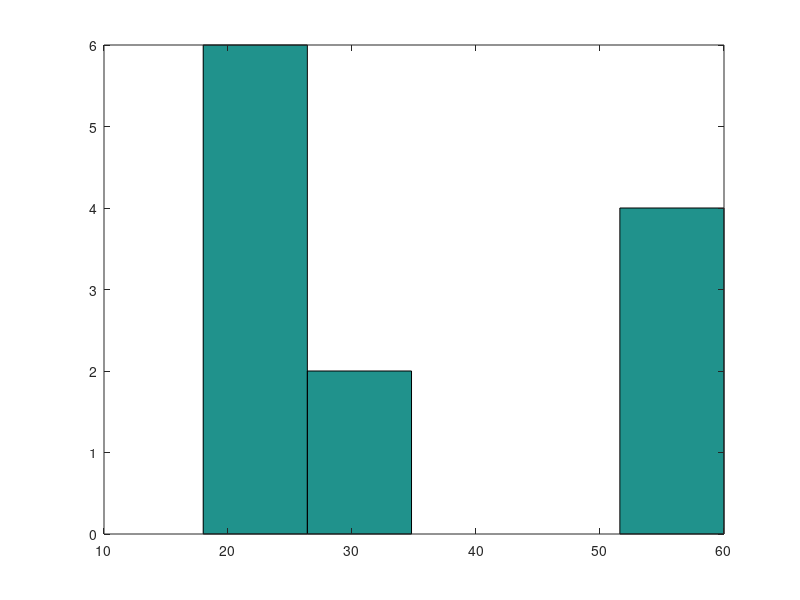

MATLAB code to generate this figure: (Note: this script raises an error after producing the figure.)
qo = 1:4;
qa = 7:9;
ql = 13:14;

iterations = 10000;

v_age = [21 24 24 19 55 18 20 60 49 60 29 29 60 45]; % all participants
participants = [1 2 3 4 5 6 7 8 10 11 12 13]; % participants that I was able to get the questionnaire data from

v_participants = v_age(participants); % ages of participants that had the questionnaire data available

hist(v_participants, 5); % plot age

% get from questionnaires
addpath('getData\'); addpath('statistics\'); addpath('figures\');
[statArray, dynArray] = get_questionnaire_data();

% divide by age
stat_y = statArray(:, :, v_participants < 40);
stat_o = statArray(:, :, v_participants > 40);

dyn_y = dynArray(:, :, v_participants < 40);
dyn_o = dynArray(:, :, v_participants > 40);

% divide by groups
statLow = find(mean(squeeze(statArray(qo, 1, :))) <= 3);
statMed = find(mean(squeeze(statArray(qo, 1, :))) > 3 & mean(squeeze(statArray(qo, 1, :))) < 5);
statHig = find(mean(squeeze(statArray(qo, 1, :))) >= 5);

dynLow = find(mean(squeeze(dynArray(qo, 1, :))) <= 3);
dynMed = find(mean(squeeze(dynArray(qo, 1, :))) > 3 & mean(squeeze(dynArray(qo, 1, :))) < 5);
dynHig = find(mean(squeeze(dynArray(qo, 1, :))) >= 5);

%% STATIC

% statistical analyses
permOwn_all = permutationAnalysis(10000, ...
    reshape(squeeze(statArray(qo, 1, :)), 1, 4*12), ...
    reshape(squeeze(statArray(qo, 2, :)), 1, 4*12)); % ownership

[~,ksOwn_all] = kstest2(reshape(squeeze(statArray(qo, 1, :)), 1, 4*12), ...
    reshape(squeeze(statArray(qo, 2, :)), 1, 4*12)); % ownership

% groups analysis
[r,pcorr] = corrcoef(mean(squeeze(statArray(qo, 1, :))), ...
    mean(squeeze(statArray(qo, 2, :))));

permGroups = permutation_byGroups(10000, statLow, statMed, statHig, ...
    squeeze(statArray(qo, 1, :)), ...
    squeeze(statArray(qo, 2, :)));

% age analysis
permOwn_y = permutationAnalysis_diffSize(10000, ...
    reshape(squeeze(stat_y(qo, 1, :)), 1, 4*8), ...
    reshape(squeeze(stat_y(qo, 2, :)), 1, 4*8));

permOwn_o = permutationAnalysis_diffSize(10000, ...
    reshape(squeeze(stat_o(qo, 1, :)), 1, 4*4), ...
    reshape(squeeze(stat_o(qo, 2, :)), 1, 4*4));

permOwn_agebas = permutationAnalysis_diffSize(10000, ... % basal dynamic age
    reshape(squeeze(stat_y(qo, 1, :)), 1, 4*8), ...
    reshape(squeeze(stat_o(qo, 1, :)), 1, 4*4));

permOwn_ageman = permutationAnalysis_diffSize(10000, ... % discon dynamic age
    reshape(squeeze(stat_y(qo, 2, :)), 1, 4*8), ...
    reshape(squeeze(stat_o(qo, 2, :)), 1, 4*4));

[~,ksOwn_y] = kstest2(reshape(squeeze(stat_y(qo, 1, :)), 1, 4*8), ...
    reshape(squeeze(stat_y(qo, 2, :)), 1, 4*8));

[~,ksOwn_o] = kstest2(reshape(squeeze(stat_o(qo, 1, :)), 1, 4*4), ...
    reshape(squeeze(stat_o(qo, 2, :)), 1, 4*4));

% plot the figures
fig_mean_distributions(1, ...                               % all_questionnaire
    reshape(squeeze(statArray(qo, 1, :)), 1, 4*12), ...
    reshape(squeeze(statArray(qo, 2, :)), 1, 4*12), 6);

fig = figure(2); clf;                                       %  correlation
set(fig, 'units', 'centimeters', 'position', [5 5 9.0 9.0]);
plot(mean(squeeze(statArray(qo, 1, :))), ...
    mean(squeeze(statArray(qo, 2, :))), 'ok'); hold on,
line([0 8], [0 8]);
xlim([0.5 7.5]);  ylim([0.5 7.5]);
xlabel('static basal');
ylabel('static discontinuous');

fig_mean_distributions(3, reshape(squeeze(stat_y(qo, 1, :)), 1, 4*8), ... % under 40
    reshape(squeeze(stat_y(qo, 2, :)), 1, 4*8), 6);

fig_mean_distributions(4, reshape(squeeze(stat_o(qo, 1, :)), 1, 4*4), ... % over 40
    reshape(squeeze(stat_o(qo, 2, :)), 1, 4*4), 6);

fig_mean_distributions(5, reshape(squeeze(stat_y(qo, 1, :)), 1, 4*8), ... % basal dynamic age
    reshape(squeeze(stat_o(qo, 1, :)), 1, 4*4), 6);

fig_mean_distributions(6, reshape(squeeze(stat_y(qo, 2, :)), 1, 4*8), ... % discon dynamic age
    reshape(squeeze(stat_o(qo, 2, :)), 1, 4*4), 6);


%% BASAL (STATIC - DYNAMIC)

% statistical analyses
permOwn_all = permutationAnalysis(10000, ...
    reshape(squeeze(statArray(qo, 1, :)), 1, 4*12), ...
    reshape(squeeze(dynArray(qo, 1, :)), 1, 4*12)); % ownership

[~,ksOwn_all] = kstest2(reshape(squeeze(statArray(qo, 1, :)), 1, 4*12), ...
    reshape(squeeze(dynArray(qo, 1, :)), 1, 4*12)); % ownership

% groups analysis
[r,pcorr] = corrcoef(mean(squeeze(statArray(qo, 1, :))), ...
    mean(squeeze(dynArray(qo, 1, :))));

permGroups = permutation_byGroups(10000, statLow, statMed, statHig, ...
    squeeze(statArray(qo, 1, :)), ...
    squeeze(dynArray(qo, 1, :)));

% age analysis
permOwn_y = permutationAnalysis_diffSize(10000, ... % under 40
    reshape(squeeze(stat_y(qo, 1, :)), 1, 4*8), ...
    reshape(squeeze(dyn_y(qo, 1, :)), 1, 4*8));

permOwn_o = permutationAnalysis_diffSize(10000, ... % over 40
    reshape(squeeze(stat_o(qo, 1, :)), 1, 4*4), ...
    reshape(squeeze(dyn_o(qo, 1, :)), 1, 4*4));

[~,ksOwn_y] = kstest2(reshape(squeeze(stat_y(qo, 1, :)), 1, 4*8), ... % under 40
    reshape(squeeze(dyn_y(qo, 1, :)), 1, 4*8));

[~,ksOwn_o] = kstest2(reshape(squeeze(stat_o(qo, 1, :)), 1, 4*4), ... % over 40
    reshape(squeeze(dyn_o(qo, 1, :)), 1, 4*4));

% plot the figures
fig_mean_distributions(1, ...                               % all_questionnaire
    reshape(squeeze(statArray(qo, 1, :)), 1, 4*12), ...
    reshape(squeeze(dynArray(qo, 1, :)), 1, 4*12), 6);

fig = figure(2); clf;                                       %  correlation
set(fig, 'units', 'centimeters', 'position', [5 5 9.0 9.0]);
plot(mean(squeeze(statArray(qo, 1, :))), ...
    mean(squeeze(dynArray(qo, 1, :))), 'ok'); hold on,
line([0 8], [0 8]);
xlim([0.5 7.5]);  ylim([0.5 7.5]);

fig_mean_distributions(3, reshape(squeeze(stat_y(qo, 1, :)), 1, 4*8), ... % under 40
    reshape(squeeze(dyn_y(qo, 1, :)), 1, 4*8), 6);

fig_mean_distributions(4, reshape(squeeze(stat_o(qo, 1, :)), 1, 4*4), ... % over 40
    reshape(squeeze(dyn_o(qo, 1, :)), 1, 4*4), 6);


%% DYNAMIC - DISCONTINUITY

% statistical analyses
permOwn_all = permutationAnalysis(10000, ...
    reshape(squeeze(dynArray(qo, 1, :)), 1, 4*12), ...
    reshape(squeeze(dynArray(qo, 2, :)), 1, 4*12)); % ownership

[~,ksOwn_all] = kstest2(...
    reshape(squeeze(dynArray(qo, 1, :)), 1, 4*12), ...
    reshape(squeeze(dynArray(qo, 2, :)), 1, 4*12)); % ownership

permAgn_all = permutationAnalysis(10000, ...
    reshape(squeeze(dynArray(qa, 1, :)), 1, 3*12), ...
    reshape(squeeze(dynArray(qa, 2, :)), 1, 3*12)); % ownership

[~,ksAgn_all] = kstest2(...
    reshape(squeeze(dynArray(qa, 1, :)), 1, 3*12), ...
    reshape(squeeze(dynArray(qa, 2, :)), 1, 3*12)); % ownership

% groups analysis
[r,pcorr] = corrcoef(mean(squeeze(dynArray(qo, 1, :))), ...
    mean(squeeze(dynArray(qo, 2, :))));

permGroups = permutation_byGroups(10000, dynLow, dynMed, dynHig, ...
    squeeze(dynArray(qo, 1, :)), ...
    squeeze(dynArray(qo, 2, :)));

% age analysis
permOwn_y = permutationAnalysis_diffSize(10000, ...                     % under 40
    reshape(squeeze(dyn_y(qo, 1, :)), 1, 4*8), ...
    reshape(squeeze(dyn_y(qo, 2, :)), 1, 4*8));

permOwn_o = permutationAnalysis_diffSize(10000, ... % over 40
    reshape(squeeze(dyn_o(qo, 1, :)), 1, 4*4), ...
    reshape(squeeze(dyn_o(qo, 2, :)), 1, 4*4));

permOwn_agebas = permutationAnalysis_diffSize(10000, ... % basal dynamic age
    reshape(squeeze(dyn_y(qo, 1, :)), 1, 4*8), ...
    reshape(squeeze(dyn_o(qo, 1, :)), 1, 4*4));

permOwn_ageman = permutationAnalysis_diffSize(10000, ... % discon dynamic age
    reshape(squeeze(dyn_y(qo, 2, :)), 1, 4*8), ...
    reshape(squeeze(dyn_o(qo, 2, :)), 1, 4*4));

[~,ksOwn_y] = kstest2(reshape(squeeze(dyn_y(qo, 1, :)), 1, 4*8), ... % under 40
    reshape(squeeze(dyn_y(qo, 2, :)), 1, 4*8));

[~,ksOwn_o] = kstest2(reshape(squeeze(dyn_o(qo, 1, :)), 1, 4*4), ... % over 40
    reshape(squeeze(dyn_o(qo, 2, :)), 1, 4*4));

[~,ksOwn_agebas] = kstest2(reshape(squeeze(dyn_y(qo, 1, :)), 1, 4*8), ... % basal dynamic age
    reshape(squeeze(dyn_o(qo, 1, :)), 1, 4*4));

[~,ksOwn_ageman] = kstest2(reshape(squeeze(dyn_y(qo, 2, :)), 1, 4*8), ... % discon dynamic age
    reshape(squeeze(dyn_o(qo, 2, :)), 1, 4*4));

% plot the figures
fig_mean_distributions(1, ...                               % all_questionnaire
    reshape(squeeze(dynArray(qo, 1, :)), 1, 4*12), ...
    reshape(squeeze(dynArray(qo, 2, :)), 1, 4*12), 6);

fig = figure(2); clf;                                       %  correlation
set(fig, 'units', 'centimeters', 'position', [5 5 9.0 9.0]);
plot(mean(squeeze(dynArray(qo, 1, :))), ...
    mean(squeeze(dynArray(qo, 2, :))), 'ok'); hold on,
line([0 8], [0 8]);
xlim([0.5 7.5]);  ylim([0.5 7.5]);

fig_mean_distributions(3, reshape(squeeze(dyn_y(qo, 1, :)), 1, 4*8), ... % under 40
    reshape(squeeze(dyn_y(qo, 2, :)), 1, 4*8), 6);

fig_mean_distributions(4, reshape(squeeze(dyn_o(qo, 1, :)), 1, 4*4), ... % over 40
    reshape(squeeze(dyn_o(qo, 2, :)), 1, 4*4), 6);

fig_mean_distributions(5, reshape(squeeze(dyn_y(qo, 1, :)), 1, 4*8), ... % basal dynamic age
    reshape(squeeze(dyn_o(qo, 1, :)), 1, 4*4), 6);

fig_mean_distributions(6, reshape(squeeze(dyn_y(qo, 2, :)), 1, 4*8), ... % discon dynamic age
    reshape(squeeze(dyn_o(qo, 2, :)), 1, 4*4), 6);

%% Discontinuous (STATIC - DYNAMIC)

% statistical analyses
permOwn_all = permutationAnalysis(10000, ...
    reshape(squeeze(statArray(qo, 2, :)), 1, 4*12), ...
    reshape(squeeze(dynArray(qo, 2, :)), 1, 4*12)); % ownership

[~,ksOwn_all] = kstest2(...
    reshape(squeeze(statArray(qo, 2, :)), 1, 4*12), ...
    reshape(squeeze(dynArray(qo, 2, :)), 1, 4*12)); % ownership

permAgn_all = permutationAnalysis(10000, ...
    reshape(squeeze(statArray(qa, 2, :)), 1, 3*12), ...
    reshape(squeeze(dynArray(qa, 2, :)), 1, 3*12)); % agency

[~,ksAgn_all] = kstest2(...
    reshape(squeeze(statArray(qa, 2, :)), 1, 3*12), ...
    reshape(squeeze(dynArray(qa, 2, :)), 1, 3*12)); % agency

% groups analysis
[r,pcorr] = corrcoef(mean(squeeze(statArray(qo, 2, :))), ...
    mean(squeeze(dynArray(qo, 2, :))));

permGroups = permutation_byGroups(10000, statLow, statMed, statHig, ...
    squeeze(statArray(qo, 2, :)), ...
    squeeze(dynArray(qo, 2, :)));

% age analysis
permOwn_y = permutationAnalysis_diffSize(10000, ... % under 40
    reshape(squeeze(stat_y(qo, 2, :)), 1, 4*8), ...
    reshape(squeeze(dyn_y(qo, 2, :)), 1, 4*8));

permOwn_o = permutationAnalysis_diffSize(10000, ... % over 40
    reshape(squeeze(stat_o(qo, 2, :)), 1, 4*4), ...
    reshape(squeeze(dyn_o(qo, 2, :)), 1, 4*4));

[~,ksOwn_y] = kstest2(reshape(squeeze(stat_y(qo, 2, :)), 1, 4*8), ... % under 40
    reshape(squeeze(dyn_y(qo, 2, :)), 1, 4*8));

[~,ksOwn_o] = kstest2(reshape(squeeze(stat_o(qo, 2, :)), 1, 4*4), ... % over 40
    reshape(squeeze(dyn_o(qo, 2, :)), 1, 4*4));

% plot the figures
fig_mean_distributions(1, ...                               % all_questionnaire
    reshape(squeeze(statArray(qo, 2, :)), 1, 4*12), ...
    reshape(squeeze(dynArray(qo, 2, :)), 1, 4*12), 6);

fig = figure(2); clf;                                       %  correlation
set(fig, 'units', 'centimeters', 'position', [5 5 9.0 9.0]);
plot(mean(squeeze(statArray(qo, 2, :))), ...
    mean(squeeze(dynArray(qo, 2, :))), 'ok'); hold on,
line([0 8], [0 8]);
xlim([0.5 7.5]);  ylim([0.5 7.5]);

fig_mean_distributions(3, reshape(squeeze(stat_y(qo, 2, :)), 1, 4*8), ... % under 40
    reshape(squeeze(dyn_y(qo, 2, :)), 1, 4*8), 6);

fig_mean_distributions(4, reshape(squeeze(stat_o(qo, 2, :)), 1, 4*4), ... % over 40
    reshape(squeeze(dyn_o(qo, 2, :)), 1, 4*4), 6);



%% DYNAMIC - NOISE Action

% statistical analyses
permOwn_all = permutationAnalysis(10000, ...
    reshape(squeeze(dynArray(qo, 1, :)), 1, 4*12), ...
    reshape(squeeze(dynArray(qo, 3, :)), 1, 4*12)); % ownership

[~,ksOwn_all] = kstest2(reshape(squeeze(dynArray(qo, 1, :)), 1, 4*12), ...
    reshape(squeeze(dynArray(qo, 3, :)), 1, 4*12)); % ownership

% groups analysis
[r,pcorr] = corrcoef(mean(squeeze(dynArray(qo, 1, :))), ...
    mean(squeeze(dynArray(qo, 3, :))));

permGroups = permutation_byGroups(10000, dynLow, dynMed, dynHig, ...
    squeeze(dynArray(qo, 1, :)), ...
    squeeze(dynArray(qo, 3, :)));

% age analysis
permOwn_y = permutationAnalysis_diffSize(10000, ... % under 40
    reshape(squeeze(dyn_y(qo, 1, :)), 1, 4*8), ...
    reshape(squeeze(dyn_y(qo, 3, :)), 1, 4*8));

permOwn_o = permutationAnalysis_diffSize(10000, ... % over 40
    reshape(squeeze(dyn_o(qo, 1, :)), 1, 4*4), ...
    reshape(squeeze(dyn_o(qo, 3, :)), 1, 4*4));

permOwn_agebas = permutationAnalysis_diffSize(10000, ... % basal dynamic age
    reshape(squeeze(dyn_y(qo, 1, :)), 1, 4*8), ...
    reshape(squeeze(dyn_o(qo, 1, :)), 1, 4*4));

permOwn_ageman = permutationAnalysis_diffSize(10000, ... % discon dynamic age
    reshape(squeeze(dyn_y(qo, 3, :)), 1, 4*8), ...
    reshape(squeeze(dyn_o(qo, 3, :)), 1, 4*4));

[~,ksOwn_y] = kstest2(reshape(squeeze(dyn_y(qo, 1, :)), 1, 4*8), ... % under 40
    reshape(squeeze(dyn_y(qo, 3, :)), 1, 4*8));

[~,ksOwn_o] = kstest2(reshape(squeeze(dyn_o(qo, 1, :)), 1, 4*4), ... % over 40
    reshape(squeeze(dyn_o(qo, 3, :)), 1, 4*4));

[~,ksOwn_agebas] = kstest2(reshape(squeeze(dyn_y(qo, 1, :)), 1, 4*8), ... % basal dynamic age
    reshape(squeeze(dyn_o(qo, 1, :)), 1, 4*4));

[~,ksOwn_ageman] = kstest2(reshape(squeeze(dyn_y(qo, 3, :)), 1, 4*8), ... % discon dynamic age
    reshape(squeeze(dyn_o(qo, 3, :)), 1, 4*4));

% plot the figures
fig_mean_distributions(1, ...                               % all_questionnaire
    reshape(squeeze(dynArray(qo, 1, :)), 1, 4*12), ...
    reshape(squeeze(dynArray(qo, 3, :)), 1, 4*12), 6);

fig = figure(2); clf;                                       %  correlation
set(fig, 'units', 'centimeters', 'position', [5 5 9.0 9.0]);
plot(mean(squeeze(dynArray(qo, 1, :))), ...
    mean(squeeze(dynArray(qo, 3, :))), 'ok'); hold on,
line([0 8], [0 8]);
xlim([0.5 7.5]);  ylim([0.5 7.5]);

fig_mean_distributions(3, reshape(squeeze(dyn_y(qo, 1, :)), 1, 4*8), ... % under 40
    reshape(squeeze(dyn_y(qo, 3, :)), 1, 4*8), 6);

fig_mean_distributions(4, reshape(squeeze(dyn_o(qo, 1, :)), 1, 4*4), ... % over 40
    reshape(squeeze(dyn_o(qo, 3, :)), 1, 4*4), 6);

fig_mean_distributions(5, reshape(squeeze(dyn_y(qo, 1, :)), 1, 4*8), ... % basal dynamic age
    reshape(squeeze(dyn_o(qo, 1, :)), 1, 4*4), 6);

fig_mean_distributions(6, reshape(squeeze(dyn_y(qo, 3, :)), 1, 4*8), ... % discon dynamic age
    reshape(squeeze(dyn_o(qo, 3, :)), 1, 4*4), 6);


%% DYNAMIC - NOISE Outcome

% statistical analyses
permOwn_all = permutationAnalysis(10000, ...
    reshape(squeeze(dynArray(qo, 1, :)), 1, 4*12), ...
    reshape(squeeze(dynArray(qo, 5, :)), 1, 4*12)); % ownership

[~,ksOwn_all] = kstest2(reshape(squeeze(dynArray(qo, 1, :)), 1, 4*12), ...
    reshape(squeeze(dynArray(qo, 5, :)), 1, 4*12)); % ownership

% groups analysis
[r,pcorr] = corrcoef(mean(squeeze(dynArray(qo, 1, :))), ...
    mean(squeeze(dynArray(qo, 5, :))));

permGroups = permutation_byGroups(10000, dynLow, dynMed, dynHig, ...
    squeeze(dynArray(qo, 1, :)), ...
    squeeze(dynArray(qo, 5, :)));

% age analysis
permOwn_y = permutationAnalysis_diffSize(10000, ... % under 40
    reshape(squeeze(dyn_y(qo, 1, :)), 1, 4*8), ...
    reshape(squeeze(dyn_y(qo, 5, :)), 1, 4*8));

permOwn_o = permutationAnalysis_diffSize(10000, ... % over 40
    reshape(squeeze(dyn_o(qo, 1, :)), 1, 4*4), ...
    reshape(squeeze(dyn_o(qo, 5, :)), 1, 4*4));

permOwn_agebas = permutationAnalysis_diffSize(10000, ... % basal dynamic age
    reshape(squeeze(dyn_y(qo, 1, :)), 1, 4*8), ...
    reshape(squeeze(dyn_o(qo, 1, :)), 1, 4*4));

permOwn_ageman = permutationAnalysis_diffSize(10000, ... % discon dynamic age
    reshape(squeeze(dyn_y(qo, 5, :)), 1, 4*8), ...
    reshape(squeeze(dyn_o(qo, 5, :)), 1, 4*4));

[~,ksOwn_y] = kstest2(reshape(squeeze(dyn_y(qo, 1, :)), 1, 4*8), ... % under 40
    reshape(squeeze(dyn_y(qo, 5, :)), 1, 4*8));

[~,ksOwn_o] = kstest2(reshape(squeeze(dyn_o(qo, 1, :)), 1, 4*4), ... % over 40
    reshape(squeeze(dyn_o(qo, 5, :)), 1, 4*4));

[~,ksOwn_agebas] = kstest2(reshape(squeeze(dyn_y(qo, 1, :)), 1, 4*8), ... % basal dynamic age
    reshape(squeeze(dyn_o(qo, 1, :)), 1, 4*4));

[~,ksOwn_ageman] = kstest2(reshape(squeeze(dyn_y(qo, 5, :)), 1, 4*8), ... % discon dynamic age
    reshape(squeeze(dyn_o(qo, 5, :)), 1, 4*4));

% plot the figures
fig_mean_distributions(1, ...                               % all_questionnaire
    reshape(squeeze(dynArray(qo, 1, :)), 1, 4*12), ...
    reshape(squeeze(dynArray(qo, 5, :)), 1, 4*12), 6);

fig = figure(2); clf;                                       %  correlation
set(fig, 'units', 'centimeters', 'position', [5 5 9.0 9.0]);
plot(mean(squeeze(dynArray(qo, 1, :))), ...
    mean(squeeze(dynArray(qo, 5, :))), 'ok'); hold on,
line([0 8], [0 8]);
xlim([0.5 7.5]);  ylim([0.5 7.5]);

fig_mean_distributions(3, reshape(squeeze(dyn_y(qo, 1, :)), 1, 4*8), ... % under 40
    reshape(squeeze(dyn_y(qo, 5, :)), 1, 4*8), 6);

fig_mean_distributions(4, reshape(squeeze(dyn_o(qo, 1, :)), 1, 4*4), ... % over 40
    reshape(squeeze(dyn_o(qo, 5, :)), 1, 4*4), 6);

fig_mean_distributions(5, reshape(squeeze(dyn_y(qo, 1, :)), 1, 4*8), ... % basal dynamic age
    reshape(squeeze(dyn_o(qo, 1, :)), 1, 4*4), 6);

fig_mean_distributions(6, reshape(squeeze(dyn_y(qo, 5, :)), 1, 4*8), ... % discon dynamic age
    reshape(squeeze(dyn_o(qo, 5, :)), 1, 4*4), 6);


%% DYNAMIC - NOISE Outcome + action

% statistical analyses
permOwn_all = permutationAnalysis(10000, ...
    reshape(squeeze(dynArray(qo, 1, :)), 1, 4*12), ...
    reshape(squeeze(dynArray(qo, 6, :)), 1, 4*12)); % ownership

[~,ksOwn_all] = kstest2(reshape(squeeze(dynArray(qo, 1, :)), 1, 4*12), ...
    reshape(squeeze(dynArray(qo, 6, :)), 1, 4*12)); % ownership

% groups analysis
[r,pcorr] = corrcoef(mean(squeeze(dynArray(qo, 1, :))), ...
    mean(squeeze(dynArray(qo, 6, :))));

permGroups = permutation_byGroups(10000, dynLow, dynMed, dynHig, ...
    squeeze(dynArray(qo, 1, :)), ...
    squeeze(dynArray(qo, 6, :)));

% age analysis
permOwn_y = permutationAnalysis_diffSize(10000, ... % under 40
    reshape(squeeze(dyn_y(qo, 1, :)), 1, 4*8), ...
    reshape(squeeze(dyn_y(qo, 6, :)), 1, 4*8));

permOwn_o = permutationAnalysis_diffSize(10000, ... % over 40
    reshape(squeeze(dyn_o(qo, 1, :)), 1, 4*4), ...
    reshape(squeeze(dyn_o(qo, 6, :)), 1, 4*4));

permOwn_agebas = permutationAnalysis_diffSize(10000, ... % basal dynamic age
    reshape(squeeze(dyn_y(qo, 1, :)), 1, 4*8), ...
    reshape(squeeze(dyn_o(qo, 1, :)), 1, 4*4));

permOwn_ageman = permutationAnalysis_diffSize(10000, ... % discon dynamic age
    reshape(squeeze(dyn_y(qo, 6, :)), 1, 4*8), ...
    reshape(squeeze(dyn_o(qo, 6, :)), 1, 4*4));

[~,ksOwn_y] = kstest2(reshape(squeeze(dyn_y(qo, 1, :)), 1, 4*8), ... % under 40
    reshape(squeeze(dyn_y(qo, 6, :)), 1, 4*8));

[~,ksOwn_o] = kstest2(reshape(squeeze(dyn_o(qo, 1, :)), 1, 4*4), ... % over 40
    reshape(squeeze(dyn_o(qo, 6, :)), 1, 4*4));

[~,ksOwn_agebas] = kstest2(reshape(squeeze(dyn_y(qo, 1, :)), 1, 4*8), ... % basal dynamic age
    reshape(squeeze(dyn_o(qo, 1, :)), 1, 4*4));

[~,ksOwn_ageman] = kstest2(reshape(squeeze(dyn_y(qo, 6, :)), 1, 4*8), ... % discon dynamic age
    reshape(squeeze(dyn_o(qo, 6, :)), 1, 4*4));

% plot the figures
fig_mean_distributions(1, ...                               % all_questionnaire
    reshape(squeeze(dynArray(qo, 1, :)), 1, 4*12), ...
    reshape(squeeze(dynArray(qo, 6, :)), 1, 4*12), 6);

fig = figure(2); clf;                                       %  correlation
set(fig, 'units', 'centimeters', 'position', [5 5 9.0 9.0]);
plot(mean(squeeze(dynArray(qo, 1, :))), ...
    mean(squeeze(dynArray(qo, 5, :))), 'ok'); hold on,
line([0 8], [0 8]);
xlim([0.5 7.5]);  ylim([0.5 7.5]);

fig_mean_distributions(3, reshape(squeeze(dyn_y(qo, 1, :)), 1, 4*8), ... % under 40
    reshape(squeeze(dyn_y(qo, 6, :)), 1, 4*8), 6);

fig_mean_distributions(4, reshape(squeeze(dyn_o(qo, 1, :)), 1, 4*4), ... % over 40
    reshape(squeeze(dyn_o(qo, 6, :)), 1, 4*4), 6);

fig_mean_distributions(5, reshape(squeeze(dyn_y(qo, 1, :)), 1, 4*8), ... % basal dynamic age
    reshape(squeeze(dyn_o(qo, 1, :)), 1, 4*4), 6);

fig_mean_distributions(6, reshape(squeeze(dyn_y(qo, 6, :)), 1, 4*8), ... % discon dynamic age
    reshape(squeeze(dyn_o(qo, 6, :)), 1, 4*4), 6);


%% DYNAMIC - DISCONTINUITY + NOISE

% statistical analyses
permOwn_all = permutationAnalysis(10000, ...
    reshape(squeeze(dynArray(qo, 1, :)), 1, 4*12), ...
    reshape(squeeze(dynArray(qo, 4, :)), 1, 4*12)); % ownership

[~,ksOwn_all] = kstest2(reshape(squeeze(dynArray(qo, 1, :)), 1, 4*12), ...
    reshape(squeeze(dynArray(qo, 4, :)), 1, 4*12)); % ownership

% groups analysis
[r,pcorr] = corrcoef(mean(squeeze(dynArray(qo, 1, :))), ...
    mean(squeeze(dynArray(qo, 4, :))));

permGroups = permutation_byGroups(10000, dynLow, dynMed, dynHig, ...
    squeeze(dynArray(qo, 1, :)), ...
    squeeze(dynArray(qo, 4, :)));

% age analysis
permOwn_y = permutationAnalysis_diffSize(10000, ... % under 40
    reshape(squeeze(dyn_y(qo, 1, :)), 1, 4*8), ...
    reshape(squeeze(dyn_y(qo, 4, :)), 1, 4*8));

permOwn_o = permutationAnalysis_diffSize(10000, ... % over 40
    reshape(squeeze(dyn_o(qo, 1, :)), 1, 4*4), ...
    reshape(squeeze(dyn_o(qo, 4, :)), 1, 4*4));

permOwn_agebas = permutationAnalysis_diffSize(10000, ... % basal dynamic age
    reshape(squeeze(dyn_y(qo, 1, :)), 1, 4*8), ...
    reshape(squeeze(dyn_o(qo, 1, :)), 1, 4*4));

permOwn_ageman = permutationAnalysis_diffSize(10000, ... % discon dynamic age
    reshape(squeeze(dyn_y(qo, 4, :)), 1, 4*8), ...
    reshape(squeeze(dyn_o(qo, 4, :)), 1, 4*4));

[~,ksOwn_y] = kstest2(reshape(squeeze(dyn_y(qo, 1, :)), 1, 4*8), ... % under 40
    reshape(squeeze(dyn_y(qo, 4, :)), 1, 4*8));

[~,ksOwn_o] = kstest2(reshape(squeeze(dyn_o(qo, 1, :)), 1, 4*4), ... % over 40
    reshape(squeeze(dyn_o(qo, 4, :)), 1, 4*4));

[~,ksOwn_agebas] = kstest2(reshape(squeeze(dyn_y(qo, 1, :)), 1, 4*8), ... % basal dynamic age
    reshape(squeeze(dyn_o(qo, 1, :)), 1, 4*4));

[~,ksOwn_ageman] = kstest2(reshape(squeeze(dyn_y(qo, 4, :)), 1, 4*8), ... % discon dynamic age
    reshape(squeeze(dyn_o(qo, 4, :)), 1, 4*4));

% plot the figures
fig_mean_distributions(1, ...                               % all_questionnaire
    reshape(squeeze(dynArray(qo, 1, :)), 1, 4*12), ...
    reshape(squeeze(dynArray(qo, 4, :)), 1, 4*12), 6);

fig = figure(2); clf;                                       %  correlation
set(fig, 'units', 'centimeters', 'position', [5 5 9.0 9.0]);
plot(mean(squeeze(dynArray(qo, 1, :))), ...
    mean(squeeze(dynArray(qo, 5, :))), 'ok'); hold on,
line([0 8], [0 8]);
xlim([0.5 7.5]);  ylim([0.5 7.5]);

fig_mean_distributions(3, reshape(squeeze(dyn_y(qo, 1, :)), 1, 4*8), ... % under 40
    reshape(squeeze(dyn_y(qo, 4, :)), 1, 4*8), 6);

fig_mean_distributions(4, reshape(squeeze(dyn_o(qo, 1, :)), 1, 4*4), ... % over 40
    reshape(squeeze(dyn_o(qo, 4, :)), 1, 4*4), 6);

fig_mean_distributions(5, reshape(squeeze(dyn_y(qo, 1, :)), 1, 4*8), ... % basal dynamic age
    reshape(squeeze(dyn_o(qo, 1, :)), 1, 4*4), 6);

fig_mean_distributions(6, reshape(squeeze(dyn_y(qo, 4, :)), 1, 4*8), ... % discon dynamic age
    reshape(squeeze(dyn_o(qo, 4, :)), 1, 4*4), 6);